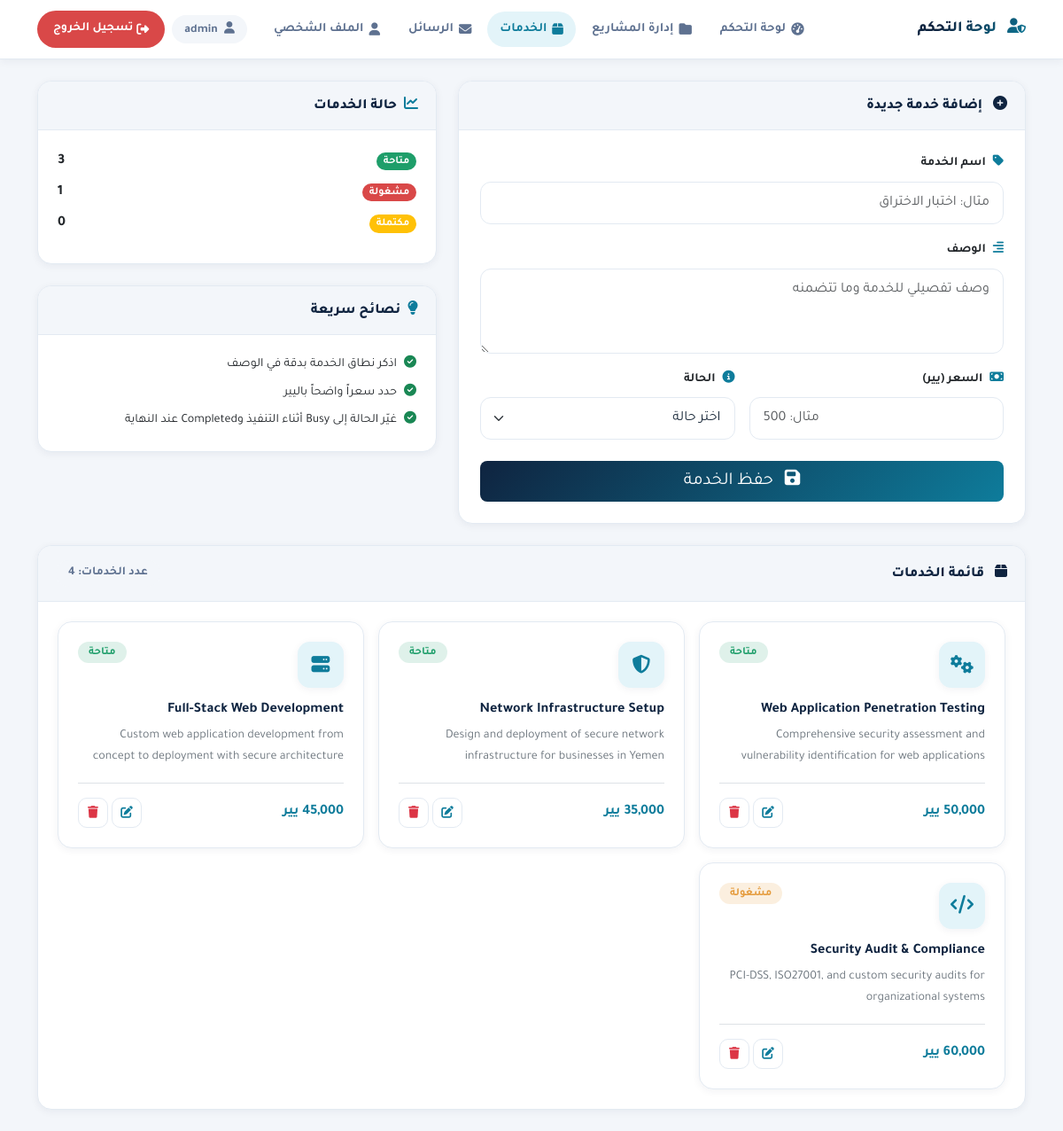
Screenshot of /admin/services.php (signed in) with the database file from the repository.
### tables this page shows
CREATE TABLE services (
    id INT AUTO_INCREMENT PRIMARY KEY,
    service_name VARCHAR(200) NOT NULL,
    description TEXT,
    price DECIMAL(10, 2) NOT NULL DEFAULT 0.00,
    status ENUM('Available', 'Busy', 'Completed') DEFAULT 'Available',
    created_at TIMESTAMP DEFAULT CURRENT_TIMESTAMP,
    updated_at TIMESTAMP DEFAULT CURRENT_TIMESTAMP ON UPDATE CURRENT_TIMESTAMP
);

### config/db.php (called while the page is built, shortened)
<?php
function h($data) {
    return htmlspecialchars($data, ENT_QUOTES, 'UTF-8');
}
function truncate($text, $length = 100, $suffix = '...') {
    if (strlen($text) <= $length) {
        return $text;
    }
    return substr($text, 0, $length) . $suffix;
}

### admin/services.php (the view, shortened to what this page needs)
<?php
require_once __DIR__ . '/../config/db.php';
$stmt = $pdo->prepare("SELECT id, service_name, description, price, status FROM services ORDER BY
    CASE WHEN status = 'Available' THEN 1 WHEN status = 'Busy' THEN 2 ELSE 3 END, created_at");
$stmt->execute();
$services = $stmt->fetchAll();
$edit_service = null;
$is_editing = !empty($edit_service);
?>
<!DOCTYPE html>
<html lang="ar" dir="rtl">
<head>
    <link href="../assets/css/bootstrap.rtl.min.css" rel="stylesheet">
    <link rel="stylesheet" href="../assets/css/all.min.css">
    <link href="../assets/css/tajawal.css" rel="stylesheet">
    <link href='../assets/css/admin-theme.css' rel='stylesheet'>
</head>
<body>
<?php require_once __DIR__ . '/includes/header.php' ?>
    <div class="container">
        <div class="row g-4 mb-4">
            <div class="col-12 col-lg-7">
                <div class="card card-custom h-100">
                    <div class="card-header d-flex justify-content-between align-items-center">
                        <h6 class="mb-0">
                            <i class="fas <?= $is_editing ? 'fa-edit' : 'fa-plus-circle' ?> me-2"></i>
                            <?= $is_editing ? 'تعديل خدمة' : 'إضافة خدمة جديدة' ?>
                        </h6>
                    </div>
                    <div class="card-body p-4">
                        <form action="services.php" method="POST">
                            <div class="mb-3">
                                <label class="form-label small fw-bold mb-2"><i class="fas fa-tag me-2 text-primary-cyan"></i>اسم الخدمة</label>
                                <input type="text" name="service_name" class="form-control form-control-custom"
                                       value="<?= $is_editing ? h($edit_service['service_name']) : '' ?>"
                                       placeholder="مثال: اختبار الاختراق" required>
                            </div>
                            <div class="mb-3">
                                <label class="form-label small fw-bold mb-2"><i class="fas fa-align-right me-2 text-primary-cyan"></i>الوصف</label>
                                <textarea name="description" class="form-control form-control-custom" rows="3"
                                          placeholder="وصف تفصيلي للخدمة وما تتضمنه"><?= $is_editing ? h($edit_service['description']) : '' ?></textarea>
                            </div>
                            <div class="row g-3">
                                <div class="col-12 col-md-6">
                                    <label class="form-label small fw-bold mb-2"><i class="fas fa-money-bill me-2 text-primary-cyan"></i>السعر (يير)</label>
                                    <input type="number" name="price" class="form-control form-control-custom"
                                           value="<?= $is_editing ? h($edit_service['price']) : '' ?>"
                                           min="0" step="100" placeholder="مثال: 500" required>
                                </div>
                                <div class="col-12 col-md-6">
                                    <label class="form-label small fw-bold mb-2"><i class="fas fa-info-circle me-2 text-primary-cyan"></i>الحالة</label>
                                    <select name="status" class="form-select form-select-custom" required>
                                        <option value="">اختر حالة</option>
                                    </select>
                                </div>
                            </div>
                            <div class="d-grid mt-4">
                                <button type="submit" class="btn btn-primary-cyan btn-lg">
                                    <i class="fas fa-save me-2"></i> <?= $is_editing ? 'تحديث الخدمة' : 'حفظ الخدمة' ?>
                                </button>
                            </div>
                        </form>
                    </div>
                </div>
            </div>
            <div class="col-12 col-lg-5">
                <div class="card card-custom mb-4">
                    <div class="card-header">
                        <h6 class="mb-0"><i class="fas fa-chart-line me-2 text-primary-cyan"></i>حالة الخدمات</h6>
                    </div>
                    <div class="card-body">
                        <?php
                        $statusCounts = ['Available' => 0, 'Busy' => 0, 'Completed' => 0];
                        foreach ($services as $s) {
                            if (isset($statusCounts[$s['status']])) {
                                $statusCounts[$s['status']]++;
                            }
                        }
                        $labels = [
                            'Available' => ['متاحة', 'badge-read'],
                            'Busy'      => ['مشغولة', 'badge-unread'],
                            'Completed' => ['مكتملة', 'bg-warning text-white'],
                        ];
                        foreach ($statusCounts as $key => $count) {
                            [$label, $badge] = $labels[$key];
                            ?>
                            <div class="d-flex justify-content-between align-items-center mb-2">
                                <span><span class="badge rounded-pill <?= $badge ?>"><?= h($label) ?></span></span>
                                <span class="fw-bold"><?= h($count) ?></span>
                            </div>
                            <?php
                        }
                        ?>
                    </div>
                </div>
                <div class="card card-custom">
                    <div class="card-header">
                        <h6 class="mb-0"><i class="fas fa-lightbulb me-2 text-primary-cyan"></i>نصائح سريعة</h6>
                    </div>
                    <div class="card-body small">
                        <ul class="list-unstyled mb-0">
                            <li class="mb-2"><i class="fas fa-check-circle text-success me-2"></i>اذكر نطاق الخدمة بدقة في الوصف</li>
                            <li class="mb-2"><i class="fas fa-check-circle text-success me-2"></i>حدد سعراً واضحاً باليير</li>
                            <li><i class="fas fa-check-circle text-success me-2"></i>غيّر الحالة إلى Busy أثناء التنفيذ وCompleted عند النهاية</li>
                        </ul>
                    </div>
                </div>
            </div>
        </div>
        <div class="card card-custom">
            <div class="card-header d-flex justify-content-between align-items-center">
                <h6 class="mb-0">
                    <i class="fas fa-box me-2"></i>
                    قائمة الخدمات
                </h6>
                <span class="badge rounded-pill user-chip">
                    عدد الخدمات: <?= h(count($services)) ?>
                </span>
            </div>
            <div class="card-body">
                <?php if (empty($services)): ?>
                    <div class="empty-state py-5">
                        <i class="fas fa-box-open fa-3x text-primary-cyan mb-3"></i>
                        <div class="fw-bold">لا توجد خدمات بعد</div>
                        <small class="text-secondary">أضف خدمتك الأولى من النموذج أعلاه</small>
                    </div>
                <?php else: ?>
                    <div class="row g-3">
                        <?php
                        $icons = [
                            'fas fa-cogs',
                            'fas fa-shield-alt',
                            'fas fa-server',
                            'fas fa-code',
                            'fas fa-network-wired',
                            'fas fa-tools',
                            'fas fa-database',
                            'fas fa-cloud'
                        ];
                        $i = 0;
                        foreach ($services as $service):
                            $statusClass = match($service['status']) {
                                'Available' => 'service-status-available',
                                'Busy' => 'service-status-busy',
                                'Completed' => 'service-status-completed',
                                default => 'service-status-available'
                            };
                            $statusText = match($service['status']) {
                                'Available' => 'متاحة',
                                'Busy' => 'مشغولة',
                                'Completed' => 'مكتملة',
                                default => h($service['status'])
                            };
                            $icon = $icons[$i % count($icons)];
                            ?>
                            <div class="col-12 col-md-6 col-xl-4">
                                <div class="card service-card card-custom h-100">
                                    <div class="card-body">
                                        <div class="d-flex justify-content-between align-items-start mb-3">
                                            <div class="service-icon"><i class="<?= h($icon) ?>"></i></div>
                                            <span class="badge service-status-badge <?= h($statusClass) ?>">
                                                <?= h($statusText) ?>
                                            </span>
                                        </div>
                                        <h6 class="fw-bold mb-2"><?= h($service['service_name']) ?></h6>
                                        <p class="small text-secondary mb-3">
                                            <?= h(truncate($service['description'], 90)) ?>
                                        </p>
                                        <div class="d-flex justify-content-between align-items-center border-top pt-3">
                                            <span class="fw-bold text-primary-cyan">
                                                <?= number_format($service['price'], 0, '', ',') ?> يير
                                            </span>
                                            <div class="btn-group btn-group-sm gap-1">
                                                <a href="services.php?edit_service=<?= h($service['id']) ?>"
                                                   class="action-btn" title="تعديل">
                                                    <i class="fas fa-edit text-primary-cyan"></i>
                                                </a>
                                                <form method="POST"
                                                      onsubmit="return confirm('هل أنت متأكد من حذف هذه الخدمة؟');">
                                                    <button type="submit" name="delete_service"
                                                            class="action-btn text-danger" title="حذف">
                                                        <i class="fas fa-trash"></i>
                                                    </button>
                                                </form>
                                            </div>
                                        </div>
                                    </div>
                                </div>
                            </div>
                            <?php
                            $i++;
                        endforeach;
                        ?>
                    </div>
                <?php endif; ?>
            </div>
        </div>
    </div>
<?php require_once __DIR__ . '/includes/footer.php' ?>
</body>
</html>

### assets/css/admin-theme.css (style rules this page uses)
:root { --primary-navy: #0F2440; --secondary-slate: #FFFFFF; --accent-cyan: #0E7C9B; --accent-light: #E3F4F9; --accent-gold: #C8A15A; --bg-soft: #F3F6FA; --text-primary: #1B2A3B; --text-secondary: #5E7190; --border-soft: #E3EAF2; --success-green: #1E9E6A; --danger-red: #D94848; --warning-orange: #E59B3C; --shadow-sm: 0 2px 10px rgba(15, 36, 64, 0.06); --shadow-md: 0 8px 30px rgba(15, 36, 64, 0.10); --shadow-lg: 0 18px 50px rgba(15, 36, 64, 0.14); --radius: 16px; }
* { box-sizing: border-box; }
body { font-family: 'Tajawal', 'Cairo', sans-serif; background-color: var(--bg-soft); color: var(--text-primary); direction: rtl; line-height: 1.7; }
h1, h2, h3, h4, h5, h6 { font-family: 'Tajawal', 'Cairo', sans-serif; font-weight: 800; color: var(--primary-navy); }
a { text-decoration: none; }
.card-custom { background: #ffffff; border: 1px solid var(--border-soft); border-radius: var(--radius); overflow: hidden; box-shadow: var(--shadow-sm); }
.card-custom .card-header { background: var(--bg-soft); border-bottom: 1px solid var(--border-soft); padding: 16px 20px; }
.card-custom .card-body { padding: 22px; }
.btn-primary, .btn-primary-cyan { background: linear-gradient(135deg, var(--primary-navy) 0%, var(--accent-cyan) 100%); color: #ffffff !important; border: none; }
.action-btn { display: inline-flex; align-items: center; justify-content: center; width: 34px; height: 34px; padding: 0; font-size: 0.85rem; border-radius: 10px; border: 1px solid var(--border-soft); background: #ffffff; transition: all 0.25s ease; }
.form-control-custom, .form-select-custom { background-color: #ffffff; border: 1.5px solid var(--border-soft); color: var(--text-primary); border-radius: 12px; padding: 11px 15px; transition: all 0.25s ease; }
.badge-unread { background: var(--danger-red); color: #ffffff; }
.badge-read { background: var(--success-green); color: #ffffff; }
.service-status-badge { padding: 6px 12px; font-size: 0.78rem; border-radius: 999px; font-weight: 600; }
.service-status-available { background: rgba(30, 158, 106, 0.14); color: var(--success-green); }
.service-status-busy { background: rgba(229, 155, 60, 0.16); color: var(--warning-orange); }
.text-primary-cyan { color: var(--accent-cyan) !important; }
.user-chip { background: var(--bg-soft); color: var(--text-secondary); font-weight: 700; padding: 8px 14px; font-size: 0.85rem; }
.service-icon { width: 52px; height: 52px; border-radius: 14px; display: inline-flex; align-items: center; justify-content: center; background: var(--accent-light); color: var(--accent-cyan); font-size: 1.3rem; box-shadow: var(--shadow-sm); }
.service-card, .project-card { height: 100%; transition: all 0.3s ease; }

### rows the page displays
services: status "متاحة", service_name "Web Application Penetration Testing", description "Comprehensive security assessment and vulnerability identification for web applications", price "50,000"
services: status "متاحة", service_name "Network Infrastructure Setup", description "Design and deployment of secure network infrastructure for businesses in Yemen"
services: status "متاحة", service_name "Full-Stack Web Development", description "Custom web application development from concept to deployment with secure architecture", price "45,000"
services: status "مشغولة", service_name "Security Audit & Compliance", description "PCI-DSS, ISO27001, and custom security audits for organizational systems"

### other values shown
$_SESSION['username'] "admin"
$label "متاحة"
$count "3"
$label "مشغولة"
$count "1"
$label "مكتملة"
$count "0"
count($services) "4"
